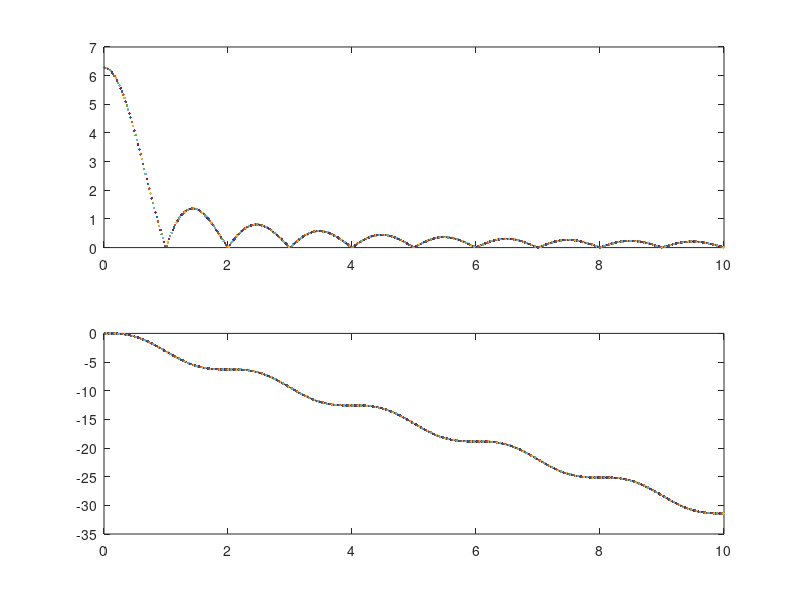

Write the MATLAB code that produced this figure.
%s=tf('s');
close all
clear all
ws=1;
for w=0.01:0.02:10
x=2*pi/ws* sin(pi*w/ws)/(pi*w/ws);
if x<0
    x=-x;
end
%y=sin(2*pi*w/ws)/w+((cos(2*pi*w/ws)-1)/w)*i;
y=sin(pi*w/ws)-pi*w/ws;
subplot(2,1,1);plot(w/ws,x);
hold on
%subplot(2,1,2);plot(w/ws,angle(y));
subplot(2,1,2);plot(w/ws,y);
hold on
end
%bode(sys).
